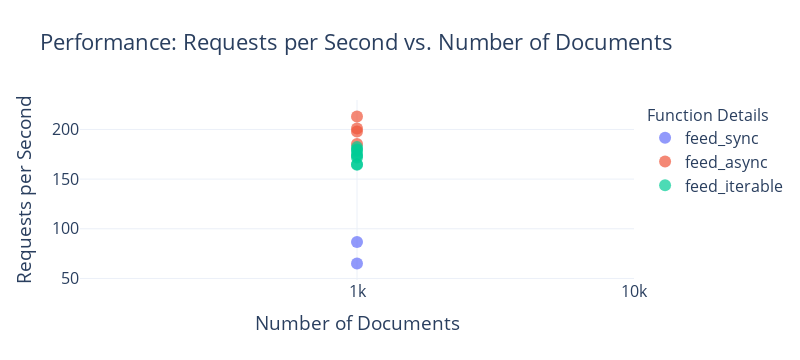

This figure's notebook cell:
### Code cell
import plotly.express as px


def plot_performance(df: pd.DataFrame):
    # Create a scatter plot with logarithmic scale for both axes using Plotly Express
    fig = px.scatter(
        df,
        x="num_docs",
        y="requests_per_second",
        color="function_name",  # Defines color based on different functions
        log_x=True,  # Set x-axis to logarithmic scale
        log_y=False,  # If you also want the y-axis in logarithmic scale, set this to True
        title="Performance: Requests per Second vs. Number of Documents",
        labels={  # Customizing axis labels
            "num_docs": "Number of Documents",
            "requests_per_second": "Requests per Second",
            "max_workers": "max_workers",
            "max_queue_size": "max_queue_size",
            "max_connections": "max_connections",
            "num_concurrent_requests": "num_concurrent_requests",
        },
        template="plotly_white",  # This sets the style to a white background, adhering to Tufte's minimalist principles
        hover_data=[
            "max_workers",
            "max_queue_size",
            "max_connections",
            "num_concurrent_requests",
        ],  # Additional information to show on hover
    )

    # Update layout for better readability, similar to 'talk' context in Seaborn
    fig.update_layout(
        font=dict(
            size=16,  # Adjusting font size for better visibility, similar to 'talk' context
        ),
        legend_title_text="Function Details",  # Custom legend title
        legend=dict(
            title_font_size=16,
            x=800,  # Adjusting legend position similar to bbox_to_anchor in Matplotlib
            xanchor="auto",
            y=1,
            yanchor="auto",
        ),
        width=800,  # Adjusting width of the plot
    )
    fig.update_xaxes(
        tickvals=[1000, 10000, 100000],  # Set specific tick values
        ticktext=["1k", "10k", "100k"],  # Set corresponding tick labels
    )

    fig.update_traces(
        marker=dict(size=12, opacity=0.7)
    )  # Adjust marker size and opacity
    # Show plot
    fig.show()
    # Save plot as HTML file
    fig.write_html("performance.html")


plot_performance(df)

### Figure 1 — Plotly figure (JSON) as saved in the notebook; plotly's stock layout.template omitted (floating-point values rounded to 4 significant figures)
{"data": [{"customdata": [[null, null, 16, null], [null, null, 64, null]], "hovertemplate": "function_name=feed_sync<br>Number of Documents=%{x}<br>Requests per Second=%{y}<br>max_workers=%{customdata[0]}<br>max_queue_size=%{customdata[1]}<br>max_connections=%{customdata[2]}<br>num_concurrent_requests=%{customdata[3]}<extra></extra>", "legendgroup": "feed_sync", "marker": {"color": "#636efa", "opacity": 0.7, "size": 12, "symbol": "circle"}, "mode": "markers", "name": "feed_sync", "orientation": "v", "showlegend": true, "type": "scatter", "x": [1000, 1000], "xaxis": "x", "y": [65.04, 86.61], "yaxis": "y"}, {"customdata": [[null, null, 16, 1000], [null, null, 16, 10000], [null, null, 64, 1000], [null, null, 64, 10000]], "hovertemplate": "function_name=feed_async<br>Number of Documents=%{x}<br>Requests per Second=%{y}<br>max_workers=%{customdata[0]}<br>max_queue_size=%{customdata[1]}<br>max_connections=%{customdata[2]}<br>num_concurrent_requests=%{customdata[3]}<extra></extra>", "legendgroup": "feed_async", "marker": {"color": "#EF553B", "opacity": 0.7, "size": 12, "symbol": "circle"}, "mode": "markers", "name": "feed_async", "orientation": "v", "showlegend": true, "type": "scatter", "x": [1000, 1000, 1000, 1000], "xaxis": "x", "y": [185.3, 201.0, 213.0, 198.0], "yaxis": "y"}, {"customdata": [[16, 1000, 64, null], [16, 10000, 64, null], [64, 1000, 64, null], [64, 10000, 64, null], [16, 1000, 128, null], [16, 10000, 128, null], [64, 1000, 128, null], [64, 10000, 128, null]], "hovertemplate": "function_name=feed_iterable<br>Number of Documents=%{x}<br>Requests per Second=%{y}<br>max_workers=%{customdata[0]}<br>max_queue_size=%{customdata[1]}<br>max_connections=%{customdata[2]}<br>num_concurrent_requests=%{customdata[3]}<extra></extra>", "legendgroup": "feed_iterable", "marker": {"color": "#00cc96", "opacity": 0.7, "size": 12, "symbol": "circle"}, "mode": "markers", "name": "feed_iterable", "orientation": "v", "showlegend": true, "type": "scatter", "x": [1000, 1000, 1000, 1000, 1000, 1000, 1000, 1000], "xaxis": "x", "y": [173.4, 164.9, 182.2, 179.7, 171.8, 175.0, 164.5, 178.8], "yaxis": "y"}], "layout": {"font": {"size": 16}, "height": 360, "legend": {"title": {"font": {"size": 16}, "text": "Function Details"}, "tracegroupgap": 0, "x": 1.02, "xanchor": "left", "y": 1, "yanchor": "auto"}, "title": {"text": "Performance: Requests per Second vs. Number of Documents"}, "width": 800, "xaxis": {"anchor": "y", "autorange": true, "domain": [0, 1], "range": [2.0, 4.0], "ticktext": ["1k", "10k", "100k"], "tickvals": [1000, 10000, 100000], "title": {"text": "Number of Documents"}, "type": "log"}, "yaxis": {"anchor": "x", "autorange": true, "domain": [0, 1], "range": [48.43, 229.6], "title": {"text": "Requests per Second"}, "type": "linear"}}}
